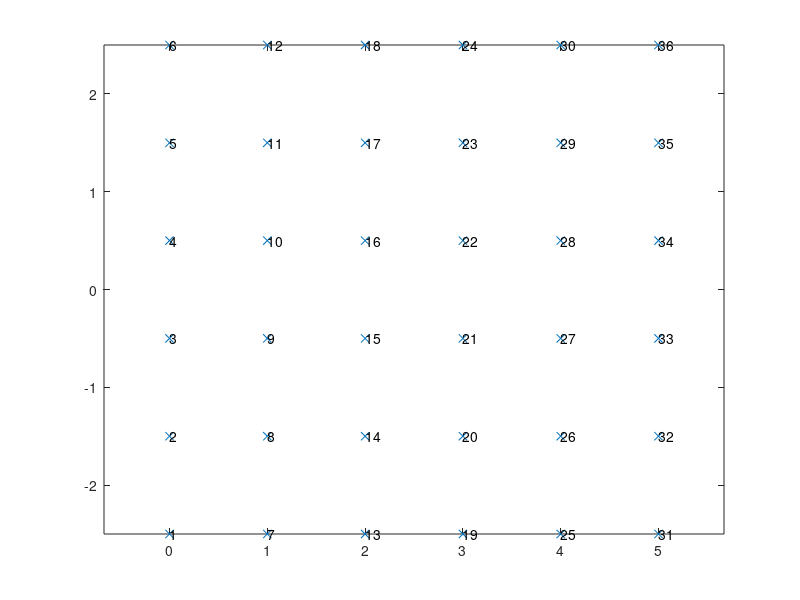

Source code (MATLAB):
h      = input('Height of rectangle [mm] ? ');
l      = input('Length of rectangle [mm] ? ');
m      = input('Increments along height ? ');
n      = input('Increments along length ? ');
option = input('0:Plane strain or 1:Plane stress ? ');
E      = input('Elasticity modulus [MPa] ? ');
nu     = input('Poisson''s ratio ? ');
t      = input('Element thickness ? ');
V      = input(['Total shear force at beam tip (positive for upward ' ...
                'load) [N] ? ']);
filen  = input('Write input to which file ? ','s');

node = 0;
deltx = l/n;
delty = h/m;
for i=1:n+1;
    for j=1:m+1;
        node = node + 1;
        x = (i-1)*deltx;
        y = (j-1)*delty - h/2;
        coord(node,:)=[node x y];
    end
end

el = 0;
for i=1:n
    for j=1:m
        elnode1 = (1+m)*(i-1) + j;
        elnode2 = (1+m)*(i-1) +j + 1;
        elnode3 = (1+m)*i + j;
        elnode4 = (1+m)*i + j + 1;
        el1 = el+1;
        elnode(el1,:) = [el1 elnode1 elnode3 elnode4 elnode2];
        el=el+1;    
    end
end

%Compute nodal forces due to parabolic distributed shear force at beam end
delty = h / m;
forces = zeros(m+1,1);
for i=1:m;
    y1 = -h/2 + (i-1)*delty;
    y2 = -h/2 + i*delty;
    F1 = V/delty*(0.75/h*(y2^2-y1^2)-1.5/h^3*(y2^4-y1^4)-1.5/h*y1*(y2-y1) + ...
         2/h^3*y1*(y2^3-y1^3));
    F2 = V/delty*(-0.75/h*(y2^2-y1^2)+1.5/h^3*(y2^4-y1^4)+1.5/h*y2*(y2-y1) - ...
         2/h^3*y2*(y2^3-y1^3)); 
    forces(i:i+1) = forces(i:i+1) + [F1 F2]'; 
 end

fid=fopen(filen,'w')
fprintf(fid,'Number_of_nodes \n');
fprintf(fid,'%7d \n',node);
fprintf(fid,'Nodal_coordinates \n');
fprintf(fid,'%7d %20.15e %20.15e \n',coord');
fprintf(fid,'Number_of_elements \n');
fprintf(fid,'%7d \n',el);
fprintf(fid,'Plane_stress_or_strain \n');
fprintf(fid,'%7d \n',option);
fprintf(fid,'Element_connectivity \n');
fprintf(fid,'%7d %7d %7d %7d %7d \n',elnode');

fprintf(fid,'Material_properties \n');
fprintf(fid,'%20.15e %20.15e %20.15e \n',[E nu t]);
fprintf(fid,'Number_of_prescribed_displacements \n');
fprintf(fid,'%5d \n',2*m+2);
fprintf(fid,'Prescribed_displacements \n');
fprintf(fid,'%7d 1 0.0 \n',[1:m+1]);
fprintf(fid,'%7d 2 0.0 \n',[1:m+1]);
fprintf(fid,'Number_of_nodal_loads \n');
fprintf(fid,'%5d \n',m+1);
fprintf(fid,'Nodal_loads \n');
for i=1:m+1
    c_node = (m+1)*n+i;
    fprintf(fid,'%7d 2 %20.15f \n',[c_node forces(i)]);
end
fclose(fid);

figure(1)
plot(coord(:,2),coord(:,3),'x')
for i=1:node
    text(coord(i,2),coord(i,3),num2str(i));
end
axis equal